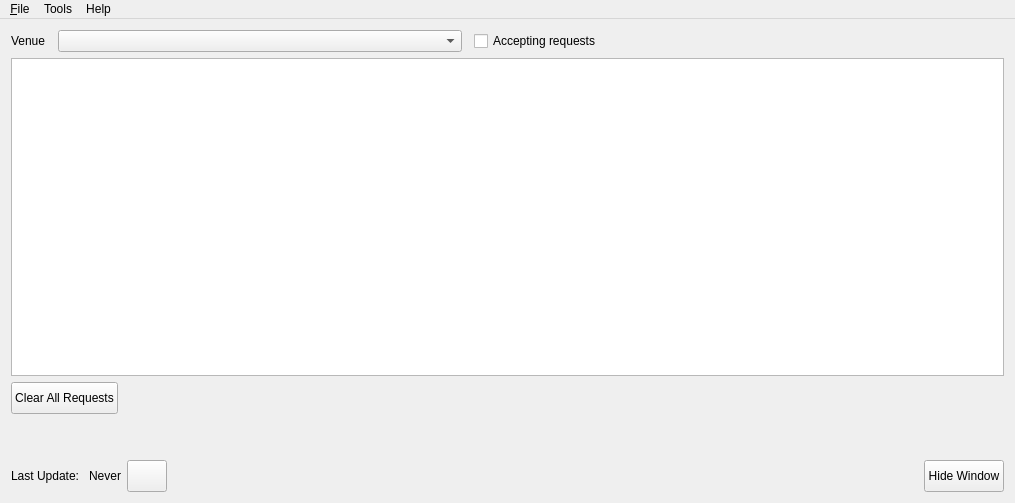
<?xml version="1.0" encoding="UTF-8"?>
<ui version="4.0">
 <class>SongbookClient</class>
 <widget class="QMainWindow" name="SongbookClient">
  <property name="geometry">
   <rect>
    <x>0</x>
    <y>0</y>
    <width>1015</width>
    <height>503</height>
   </rect>
  </property>
  <property name="windowTitle">
   <string>OpenKJ Songbook Agent</string>
  </property>
  <property name="windowIcon">
   <iconset resource="../resources.qrc">
    <normaloff>:/resources/org.openkj.SongbookAgent.ico</normaloff>:/resources/org.openkj.SongbookAgent.ico</iconset>
  </property>
  <widget class="QWidget" name="centralWidget">
   <layout class="QVBoxLayout" name="verticalLayout">
    <item>
     <layout class="QHBoxLayout" name="horizontalLayout_3">
      <property name="spacing">
       <number>12</number>
      </property>
      <item>
       <widget class="QLabel" name="label_2">
        <property name="text">
         <string>Venue</string>
        </property>
       </widget>
      </item>
      <item>
       <widget class="QComboBox" name="cbxVenue">
        <property name="sizePolicy">
         <sizepolicy hsizetype="MinimumExpanding" vsizetype="Fixed">
          <horstretch>0</horstretch>
          <verstretch>0</verstretch>
         </sizepolicy>
        </property>
       </widget>
      </item>
      <item>
       <widget class="QCheckBox" name="checkBoxAccepting">
        <property name="text">
         <string>Accepting requests</string>
        </property>
       </widget>
      </item>
      <item>
       <spacer name="horizontalSpacer_3">
        <property name="orientation">
         <enum>Qt::Horizontal</enum>
        </property>
        <property name="sizeHint" stdset="0">
         <size>
          <width>40</width>
          <height>20</height>
         </size>
        </property>
       </spacer>
      </item>
     </layout>
    </item>
    <item>
     <widget class="QTableView" name="tableView">
      <property name="sizeAdjustPolicy">
       <enum>QAbstractScrollArea::AdjustIgnored</enum>
      </property>
      <property name="alternatingRowColors">
       <bool>true</bool>
      </property>
      <property name="selectionMode">
       <enum>QAbstractItemView::SingleSelection</enum>
      </property>
      <property name="selectionBehavior">
       <enum>QAbstractItemView::SelectRows</enum>
      </property>
      <attribute name="verticalHeaderVisible">
       <bool>false</bool>
      </attribute>
     </widget>
    </item>
    <item>
     <layout class="QHBoxLayout" name="horizontalLayout">
      <property name="topMargin">
       <number>0</number>
      </property>
      <item>
       <widget class="QPushButton" name="btnClear">
        <property name="minimumSize">
         <size>
          <width>0</width>
          <height>32</height>
         </size>
        </property>
        <property name="text">
         <string>Clear All Requests</string>
        </property>
       </widget>
      </item>
      <item>
       <spacer name="horizontalSpacer">
        <property name="orientation">
         <enum>Qt::Horizontal</enum>
        </property>
        <property name="sizeHint" stdset="0">
         <size>
          <width>40</width>
          <height>20</height>
         </size>
        </property>
       </spacer>
      </item>
     </layout>
    </item>
    <item>
     <layout class="QHBoxLayout" name="horizontalLayout_2">
      <property name="topMargin">
       <number>40</number>
      </property>
      <item>
       <widget class="QLabel" name="label">
        <property name="text">
         <string>Last Update: </string>
        </property>
       </widget>
      </item>
      <item>
       <widget class="QLabel" name="labelLastUpdate">
        <property name="text">
         <string>Never</string>
        </property>
       </widget>
      </item>
      <item>
       <widget class="QPushButton" name="btnRefresh">
        <property name="minimumSize">
         <size>
          <width>0</width>
          <height>32</height>
         </size>
        </property>
        <property name="text">
         <string/>
        </property>
        <property name="iconSize">
         <size>
          <width>32</width>
          <height>32</height>
         </size>
        </property>
        <property name="m_icon" stdset="0">
         <iconset resource="../resources.qrc">
          <normaloff>:/resources/refresh.svg</normaloff>:/resources/refresh.svg</iconset>
        </property>
       </widget>
      </item>
      <item>
       <spacer name="horizontalSpacer_2">
        <property name="orientation">
         <enum>Qt::Horizontal</enum>
        </property>
        <property name="sizeHint" stdset="0">
         <size>
          <width>40</width>
          <height>20</height>
         </size>
        </property>
       </spacer>
      </item>
      <item>
       <widget class="QPushButton" name="btnHide">
        <property name="minimumSize">
         <size>
          <width>0</width>
          <height>32</height>
         </size>
        </property>
        <property name="text">
         <string>Hide Window</string>
        </property>
       </widget>
      </item>
     </layout>
    </item>
   </layout>
  </widget>
  <widget class="QMenuBar" name="menuBar">
   <property name="geometry">
    <rect>
     <x>0</x>
     <y>0</y>
     <width>1015</width>
     <height>22</height>
    </rect>
   </property>
   <widget class="QMenu" name="menuFile">
    <property name="title">
     <string>&amp;File</string>
    </property>
    <addaction name="actionE_xit"/>
   </widget>
   <widget class="QMenu" name="menuTools">
    <property name="title">
     <string>Tools</string>
    </property>
    <addaction name="actionSettings"/>
    <addaction name="actionUpdate_Songbook"/>
   </widget>
   <widget class="QMenu" name="menuHelp">
    <property name="title">
     <string>Help</string>
    </property>
    <addaction name="actionDocumentation"/>
    <addaction name="actionAbout"/>
   </widget>
   <addaction name="menuFile"/>
   <addaction name="menuTools"/>
   <addaction name="menuHelp"/>
  </widget>
  <action name="actionE_xit">
   <property name="text">
    <string>E&amp;xit</string>
   </property>
  </action>
  <action name="actionSettings">
   <property name="text">
    <string>Settings</string>
   </property>
  </action>
  <action name="actionUpdate_Songbook">
   <property name="text">
    <string>Update Songbook</string>
   </property>
  </action>
  <action name="actionAbout">
   <property name="text">
    <string>About</string>
   </property>
  </action>
  <action name="actionDocumentation">
   <property name="text">
    <string>Documentation</string>
   </property>
  </action>
 </widget>
 <layoutdefault spacing="6" margin="11"/>
 <resources>
  <include location="../resources.qrc"/>
 </resources>
 <connections/>
</ui>
